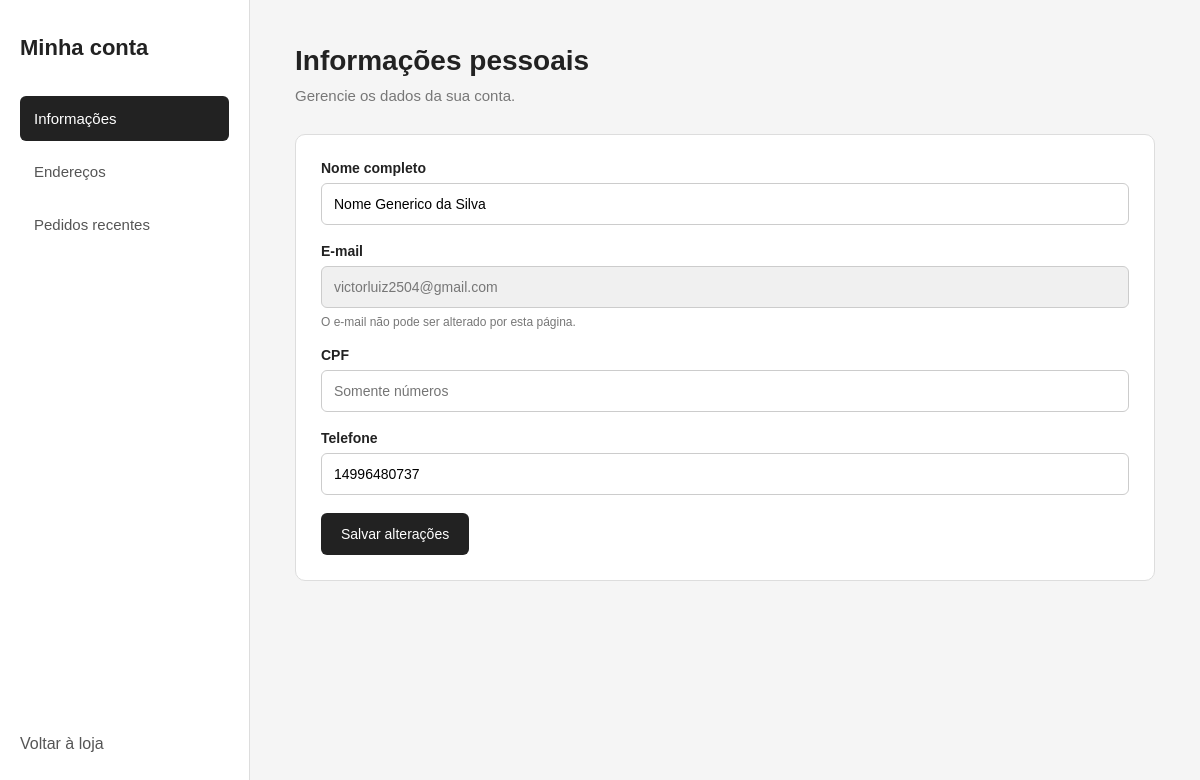
Before: /mega-store/perfil.php (signed in) with the older database file.
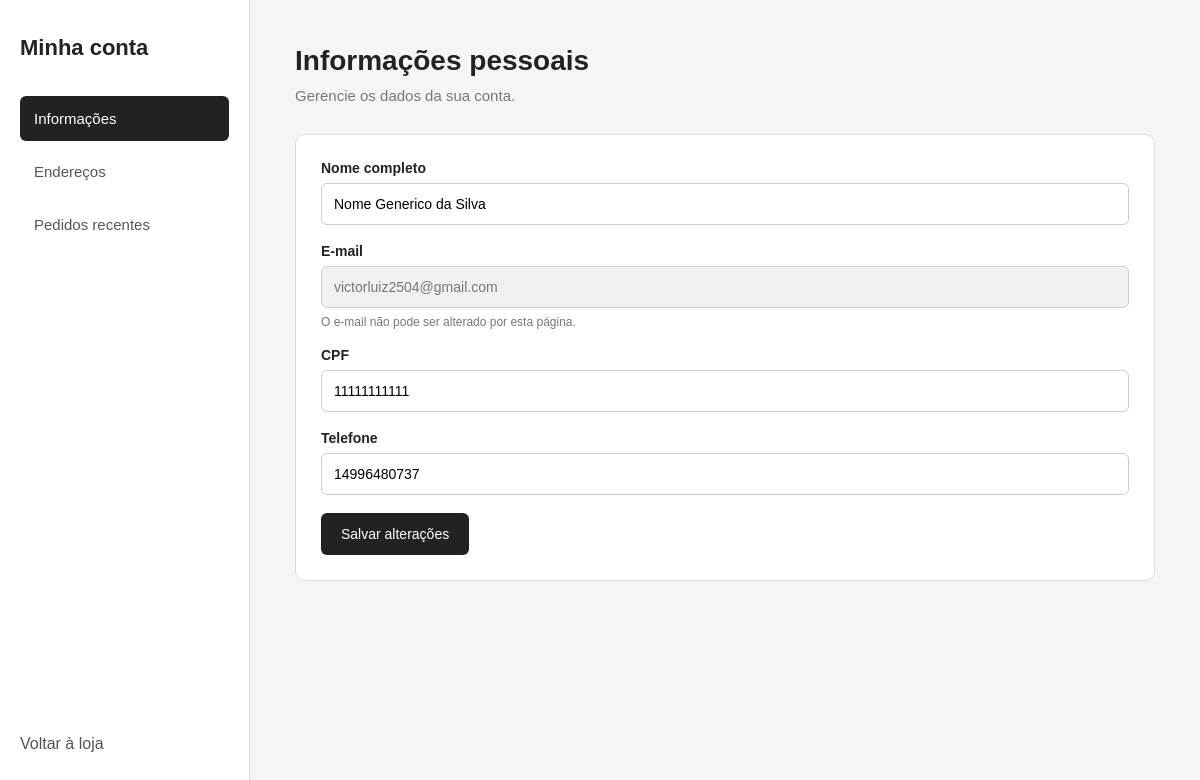
After: the same page with the newer database file.
### tables this page shows
CREATE TABLE `tb_usuario` (
  `id_usuario` int(11) NOT NULL,
  `nome_usuario` varchar(255) NOT NULL,
  `email` varchar(255) NOT NULL,
  `senha` varchar(255) NOT NULL,
  `cpf` varchar(14) DEFAULT NULL,
  `numero` varchar(11) DEFAULT NULL,
  `tipo` tinyint(1) NOT NULL,
  `data_cadastro` date NOT NULL,
  `modo_tela` tinyint(1) NOT NULL
);

### mega-store/perfil.php (the view, shortened to what this page needs)
<?php
include("../geral/conexao.php");
$id_usuario = (int) $_SESSION['id_usuario'];
$sql = "SELECT nome_usuario, email, cpf, numero
        FROM tb_usuario
        WHERE id_usuario = ?";
$stmt = mysqli_prepare($con, $sql);
mysqli_stmt_bind_param($stmt, "i", $id_usuario);
mysqli_stmt_execute($stmt);
$usuario = mysqli_fetch_assoc(mysqli_stmt_get_result($stmt));
?>
<!DOCTYPE html>
<html lang="pt-br">
<head>
    <link rel="stylesheet" href="perfil.css">
</head>
<body>
<div class="perfil-container">
    <aside class="sidebar">
        <h2>Minha conta</h2>
        <nav>
            <button class="nav-item ativo" onclick="mostrarSecao('informacoes', this)">
                Informações
            </button>
            <button class="nav-item" onclick="mostrarSecao('enderecos', this)">
                Endereços
            </button>
            <button class="nav-item" onclick="mostrarSecao('pedidos', this)">
                Pedidos recentes
            </button>
        </nav>
        <a href="../index.php" class="voltar">Voltar à loja</a>
    </aside>
    <main class="conteudo">
        <section id="informacoes" class="secao ativa">
            <div class="cabecalho">
                <h1>Informações pessoais</h1>
                <p>Gerencie os dados da sua conta.</p>
            </div>
            <form method="POST" class="card">
                <div class="campo">
                    <label>Nome completo</label>
                    <input type="text" name="nome"
                        value="<?= htmlspecialchars($usuario['nome_usuario'] ?? '') ?>"
                        required>
                </div>
                <div class="campo">
                    <label>E-mail</label>
                    <input type="email"
                        value="<?= htmlspecialchars($usuario['email'] ?? '') ?>"
                        disabled>
                    <small>O e-mail não pode ser alterado por esta página.</small>
                </div>
                <div class="campo">
                    <label>CPF</label>
                    <input type="text" name="cpf"
                        value="<?= htmlspecialchars($usuario['cpf'] ?? '') ?>"
                        maxlength="11" placeholder="Somente números" required>
                </div>
                <div class="campo">
                    <label>Telefone</label>
                    <input type="text" name="telefone"
                        value="<?= htmlspecialchars($usuario['numero'] ?? '') ?>"
                        maxlength="11" placeholder="Somente números" required>
                </div>
                <button type="submit" class="btn">Salvar alterações</button>
            </form>
        </section>
    </main>
</div>
</body>
</html>

### mega-store/perfil.css (style rules this page uses)
* { margin: 0; padding: 0; box-sizing: border-box; }
body { background: #f5f5f5; color: #222; font-family: Arial, Helvetica, sans-serif; }
.perfil-container { display: flex; min-height: 100vh; }
.sidebar { width: 250px; min-width: 250px; height: 100vh; position: fixed; top: 0; left: 0; background: #fff; border-right: 1px solid #ddd; padding: 35px 20px; display: flex; flex-direction: column; z-index: 1000; }
.sidebar h2 { font-size: 22px; margin-bottom: 35px; }
.sidebar nav { display: flex; flex-direction: column; gap: 8px; }
.nav-item { border: none; background: transparent; padding: 14px; text-align: left; color: #555; font-size: 15px; cursor: pointer; border-radius: 6px; transition: .2s; }
.nav-item.ativo { background: #222; color: #fff; }
.voltar { margin-top: auto; text-decoration: none; color: #555; padding: 12px 0; }
.conteudo { width: calc(100% - 250px); margin-left: 250px; padding: 45px; display: flex; flex-direction: column; align-items: center; box-sizing: border-box; }
.secao { display: none; width: 100%; max-width: 1000px; }
.secao.ativa { display: block; }
.cabecalho { margin-bottom: 30px; }
.cabecalho h1 { font-size: 28px; margin-bottom: 10px; }
.cabecalho p { color: #777; font-size: 15px; }
.card { background: #fff; border: 1px solid #ddd; border-radius: 10px; padding: 25px; margin-bottom: 25px; }
.campo { display: flex; flex-direction: column; gap: 7px; margin-bottom: 18px; }
.campo label { font-size: 14px; font-weight: 600; }
.campo input { width: 100%; padding: 12px; border: 1px solid #ccc; border-radius: 6px; font-size: 14px; outline: none; }
.campo input:disabled { background: #f0f0f0; color: #777; cursor: not-allowed; }
.campo small { font-size: 12px; color: #777; }
.btn { border: none; border-radius: 6px; padding: 13px 20px; background: #222; color: #fff; cursor: pointer; font-size: 14px; transition: .2s; }

Changed rows visible on the page:
changed tb_usuario "Nome Generico da Silva": cpf (not shown) → "11111111111"
